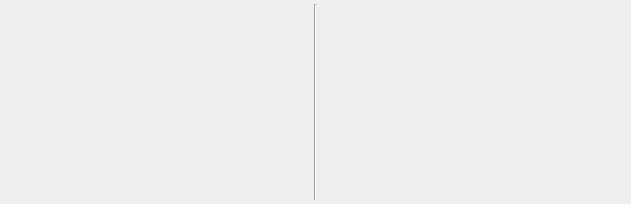
      <widget class="QWidget" name="verticalLayoutWidget">
       <layout class="QHBoxLayout" name="horizontalLayout_2">
        <property name="leftMargin">
         <number>8</number>
        </property>
        <property name="topMargin">
         <number>4</number>
        </property>
        <property name="rightMargin">
         <number>8</number>
        </property>
        <property name="bottomMargin">
         <number>4</number>
        </property>
        <item>
         <widget class="QLabel" name="imagePreviewLabel">
          <property name="sizePolicy">
           <sizepolicy hsizetype="Minimum" vsizetype="Preferred">
            <horstretch>0</horstretch>
            <verstretch>0</verstretch>
           </sizepolicy>
          </property>
          <property name="minimumSize">
           <size>
            <width>300</width>
            <height>196</height>
           </size>
          </property>
          <property name="maximumSize">
           <size>
            <width>16777215</width>
            <height>16777215</height>
           </size>
          </property>
          <property name="baseSize">
           <size>
            <width>256</width>
            <height>256</height>
           </size>
          </property>
          <property name="styleSheet">
           <string notr="true">color: #f1f1f1;
font-family: monospace;
font-size: 24pt;</string>
          </property>
          <property name="text">
           <string/>
          </property>
          <property name="scaledContents">
           <bool>false</bool>
          </property>
          <property name="alignment">
           <set>Qt::AlignCenter</set>
          </property>
         </widget>
        </item>
        <item>
         <widget class="Line" name="line">
          <property name="orientation">
           <enum>Qt::Vertical</enum>
          </property>
         </widget>
        </item>
        <item>
         <widget class="QLabel" name="imageCompressedPreviewLabel">
          <property name="sizePolicy">
           <sizepolicy hsizetype="Minimum" vsizetype="Preferred">
            <horstretch>0</horstretch>
            <verstretch>0</verstretch>
           </sizepolicy>
          </property>
          <property name="minimumSize">
           <size>
            <width>300</width>
            <height>196</height>
           </size>
          </property>
          <property name="maximumSize">
           <size>
            <width>16777215</width>
            <height>16777215</height>
           </size>
          </property>
          <property name="baseSize">
           <size>
            <width>256</width>
            <height>256</height>
           </size>
          </property>
          <property name="styleSheet">
           <string notr="true">color: #f1f1f1;
font-family: monospace;
font-size: 24pt;</string>
          </property>
          <property name="text">
           <string/>
          </property>
          <property name="pixmap">
           <pixmap>:/icons/ui/picture.png</pixmap>
          </property>
          <property name="scaledContents">
           <bool>false</bool>
          </property>
          <property name="alignment">
           <set>Qt::AlignCenter</set>
          </property>
         </widget>
        </item>
       </layout>
      </widget>
